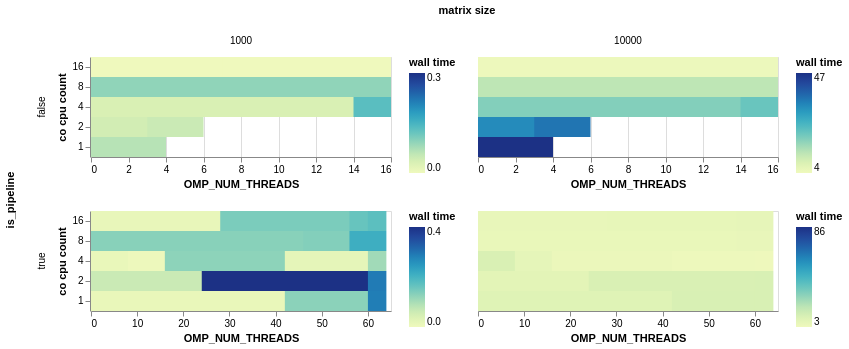

The notebook cell saved with this chart:
### Code cell
def norm_time()  -> pl.Expr:
    over_cols = ['is_pipeline', 'benchmark', 'co cpu count', 'os cpu count', 'matrix size']
    # normalize wall time to value when nthreads == num cpu cores available
    return (pl.col('wall time') / pl.col('wall time').filter(pl.col(var) == pl.col('co cpu count')).first()).over(over_cols)

wall_time_chart = (
    df
    .with_columns(
        norm_time().alias('normalized wall time'),
    )
    .filter(
        pl.col('matrix size') >= 1000,
    )
    .plot.rect(
        x=f'{var}',
        y=alt.Y('co cpu count:O').scale(reverse=True),
        color=alt.Color('wall time:Q'),
        column='matrix size:O',
        detail='os cpu count:O',
        row='is_pipeline',
    )
)
(
    wall_time_chart
    .resolve_scale(
        x='independent',
        color='independent',
    )
)

### Figure 1 — Vega-Lite specification as saved in the notebook (floating-point values rounded to 4 significant figures; data arrays with more than 128 entries replaced by an {"elided": "..."} marker saying what was removed)
{"config": {"view": {"continuousWidth": 300, "continuousHeight": 300}}, "data": {"name": "data-771d5f935530281e578c9362668a5a83"}, "mark": {"type": "rect", "tooltip": true}, "encoding": {"color": {"field": "wall time", "type": "quantitative"}, "column": {"field": "matrix size", "type": "ordinal"}, "detail": {"field": "os cpu count", "type": "ordinal"}, "row": {"field": "is_pipeline", "type": "nominal"}, "x": {"field": "OMP_NUM_THREADS", "type": "quantitative"}, "y": {"field": "co cpu count", "scale": {"reverse": true}, "type": "ordinal"}}, "params": [{"name": "param_7", "select": {"type": "interval", "encodings": ["x", "y"]}, "bind": "scales"}], "resolve": {"scale": {"color": "independent", "x": "independent"}}, "$schema": "https://vega.github.io/schema/vega-lite/v5.20.1.json", "datasets": {"data-771d5f935530281e578c9362668a5a83": {"elided": "466 records"}}}
